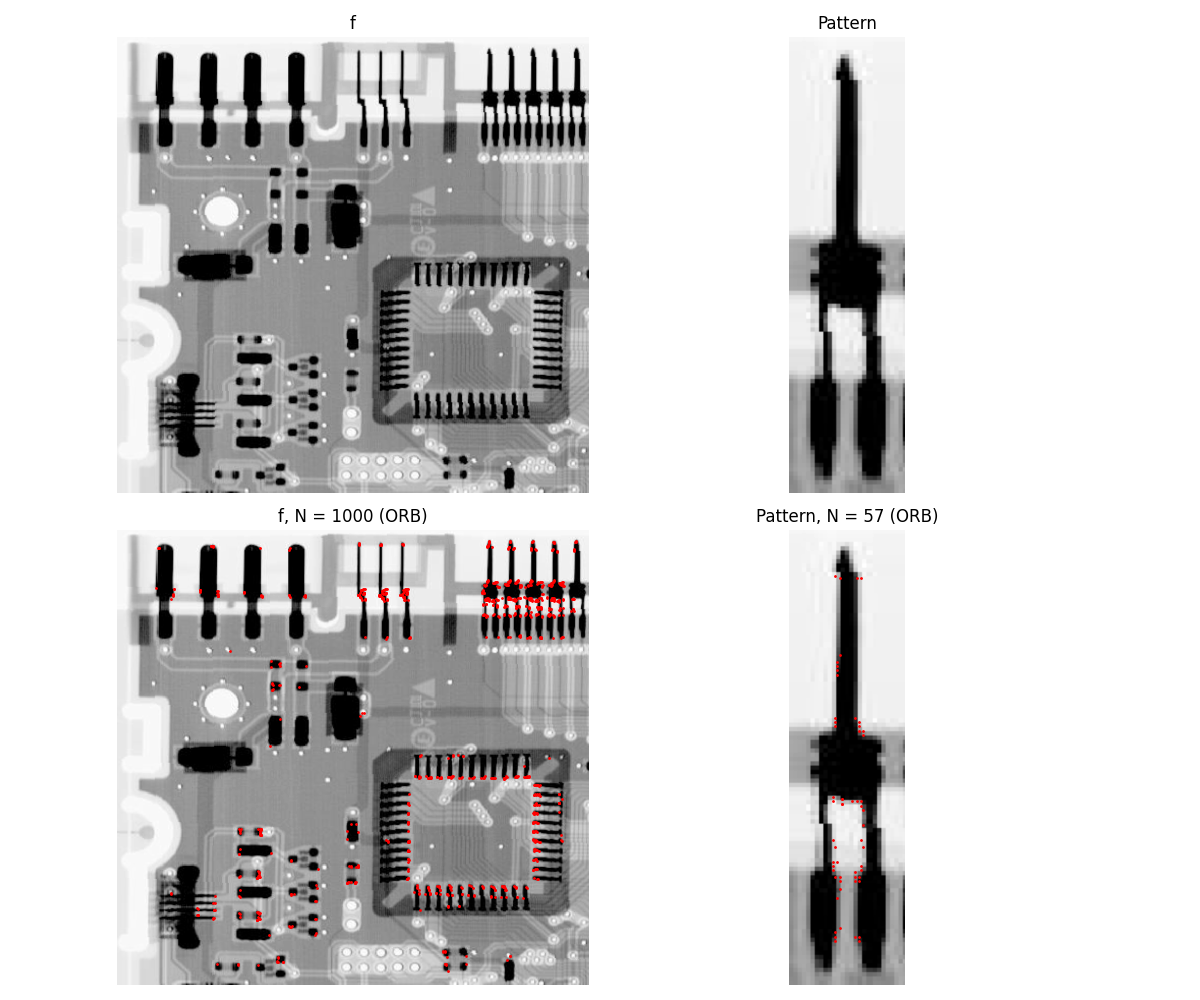

The script that saved this image:

import numpy as np
import matplotlib.pyplot as plt
from skimage.io import imread
from skimage.feature import ORB, match_descriptors, plot_matches
from skimage.color import rgb2gray
import os
from libDIPUM.data_path import dip_data

def Figure1315SURF():
    # Init
    
    # Data
    path_f = dip_data('circuitboard.tif')
    path_pattern = dip_data('circuitboard-connector.tif')
    
    if not os.path.exists(path_f) or not os.path.exists(path_pattern):
        print("Warning: Images not found at hardcoded path.")
    
    # Load as grayscale
    f = imread(path_f, as_gray=True)
    pattern = imread(path_pattern, as_gray=True)
    
    # Feature Detection using ORB (Oriented FAST and Rotated BRIEF)
    # skimage 0.18.3 does not generally contain SIFT/SURF.
    # ORB is a good alternative for rotation invariant matching.
    
    descriptor_extractor = ORB(n_keypoints=1000)
    
    # Detect and Extract f
    descriptor_extractor.detect_and_extract(f)
    keypoints_f = descriptor_extractor.keypoints
    descriptors_f = descriptor_extractor.descriptors
    
    # Detect and Extract Pattern
    descriptor_extractor.detect_and_extract(pattern)
    keypoints_pattern = descriptor_extractor.keypoints
    descriptors_pattern = descriptor_extractor.descriptors
    
    print(f"Algorithm: ORB (skimage)")
    print(f"Points in f: {len(keypoints_f)}")
    print(f"Points in Pattern: {len(keypoints_pattern)}")
    
    # Matching
    # binary descriptors use hamming distance by default? match_descriptors handles this.
    matches12 = match_descriptors(descriptors_f, descriptors_pattern, cross_check=True)
    
    print(f"Matches found: {len(matches12)}")
    
    # Display
    
    # 1. Keypoints
    plt.figure(figsize=(12, 10))
    
    plt.subplot(2, 2, 1)
    plt.imshow(f, cmap='gray')
    plt.title('f')
    plt.axis('off')
    
    plt.subplot(2, 2, 2)
    plt.imshow(pattern, cmap='gray')
    plt.title('Pattern')
    plt.axis('off')
    
    plt.subplot(2, 2, 3)
    plt.imshow(f, cmap='gray')
    plt.plot(keypoints_f[:, 1], keypoints_f[:, 0], '.r', markersize=2)
    plt.title(f'f, N = {len(keypoints_f)} (ORB)')
    plt.axis('off')
    
    plt.subplot(2, 2, 4)
    plt.imshow(pattern, cmap='gray')
    plt.plot(keypoints_pattern[:, 1], keypoints_pattern[:, 0], '.r', markersize=2)
    plt.title(f'Pattern, N = {len(keypoints_pattern)} (ORB)')
    plt.axis('off')
    
    plt.tight_layout()
    plt.savefig('Figure1315SURF.png')
    
    # 2. Matches
    plt.figure(figsize=(14, 6))
    ax = plt.gca()
    
    # Show top 50 matches if too many? ORB usually produces many.
    # matches12 indices are sorted by distance? No guaranteed.
    # match_descriptors returns indices.
    
    plot_matches(ax, f, pattern, keypoints_f, keypoints_pattern, matches12, only_matches=True)
    plt.title(f'Candidate point matches ({len(matches12)} total)')
    plt.axis('off')
    plt.savefig('Figure1315SURFBis.png')
    
    plt.show()

if __name__ == "__main__":
    Figure1315SURF()
